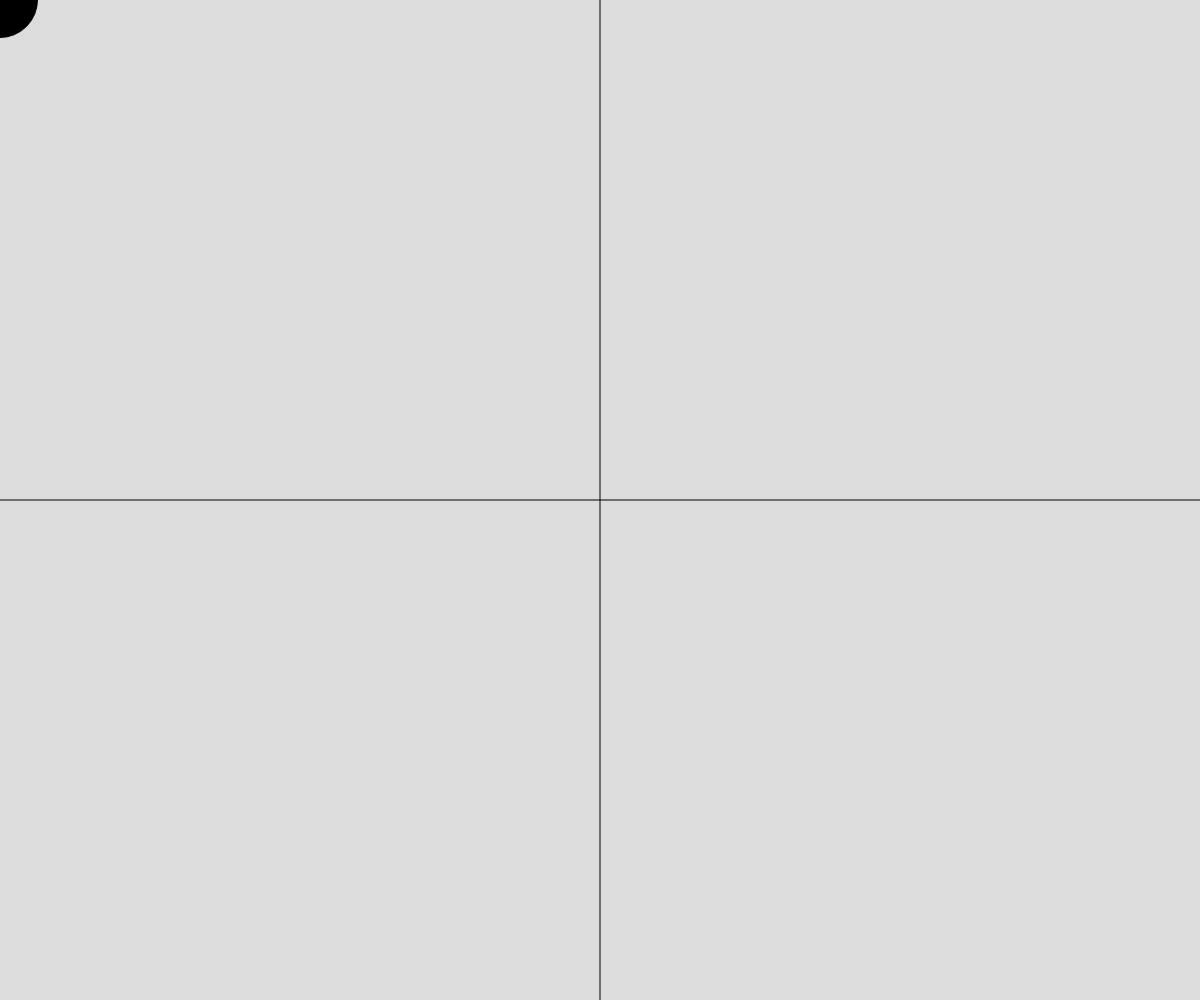
Frame 1 (no input)
Frame 60 (no input): identical to frame 1, image omitted
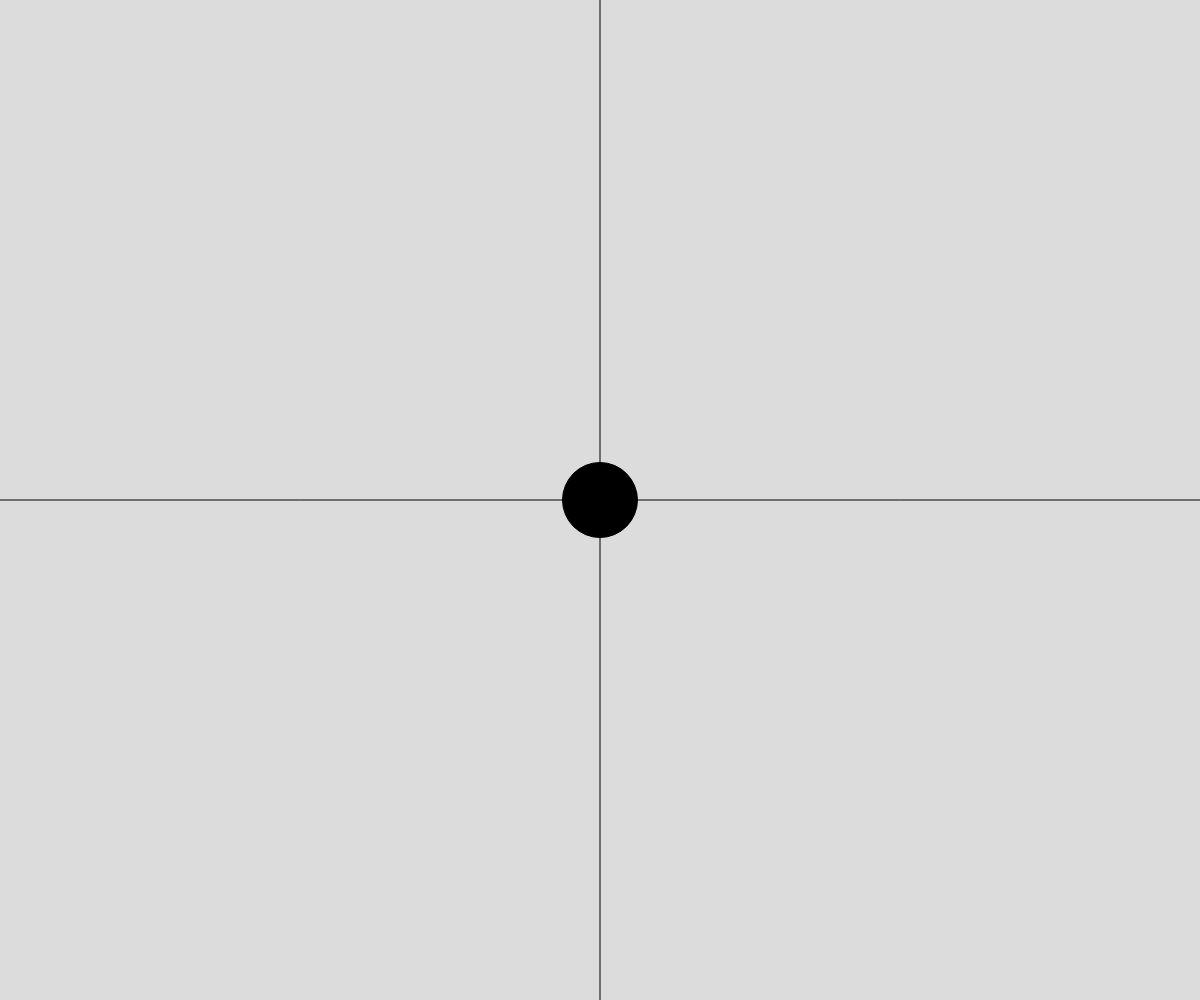
Frame 120 (the mouse pressed at the canvas centre since frame 60)

The p5.js sketch that drew these frames (run headless with seeded random() and noise() and a simulated clock; from frame 60 on, the mouse is pressed at the canvas centre):

// p5.js sketch
// ── sketch.js
function setup() {
  createCanvas(windowWidth,windowHeight);
}

function draw() {
  background(220);
  
  
line(windowWidth/2,0,windowWidth/2,windowHeight)
line(0,windowHeight/2,windowWidth, windowHeight/2)
  
  
if(mouseX < windowWidth/2 && mouseY < windowHeight/2) c = color("black") 
if(mouseX > windowWidth/2 && mouseY < windowHeight/2) c = color("blue")
if(mouseX > windowWidth/2 && mouseY > windowHeight/2) c = color("black")
if(mouseX < windowWidth/2 && mouseY > windowHeight/2) c = color("blue")
  
fill(c)
circle(mouseX,mouseY,75)
}

// Lavet med hjælp fra Mikkelcoder2 AKA. Andreas Holm Andersen gx22 2020 HTX Thisted Lerpyttervej 54 7700 Thisted
